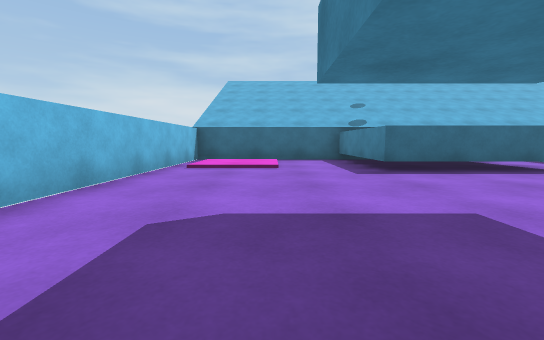
view 1 (above)

17 first-person views from a walk through a scene from a Unity 3-D project. The camera is 0.58 m above the floor, tilts 6° down and sees 90° across. The floor is counted in squares, 1 m on a side. Each view is taken from the middle of a square. On the plan, view 1 faces up. The plan holds only what a view shows up to about 9 squares ahead; the rest is blank. The place goes on beyond the plan. The player is left out. Surface patterns are stand-ins for the level's own textures.

view 2
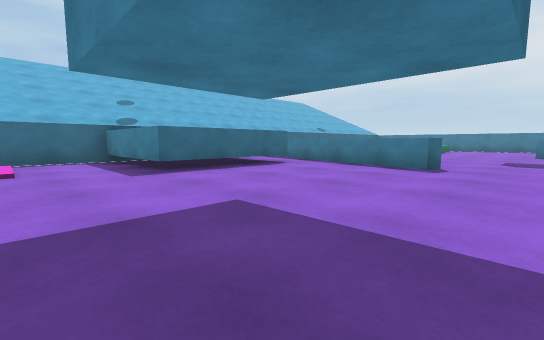

view 3
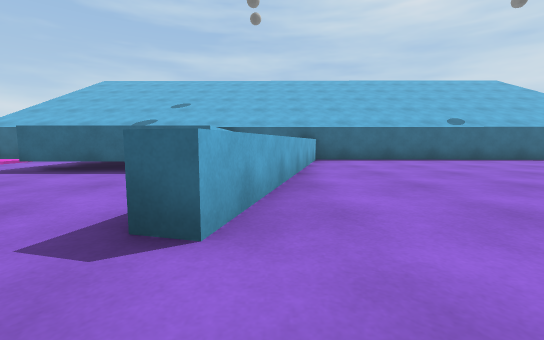

view 4
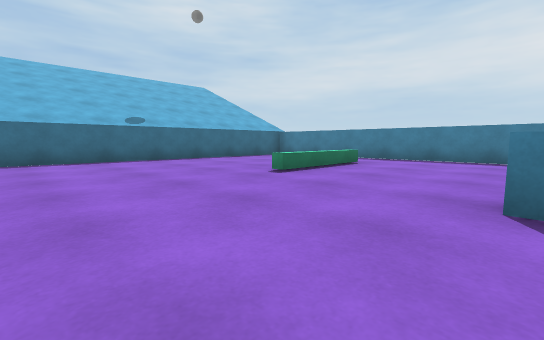

view 5
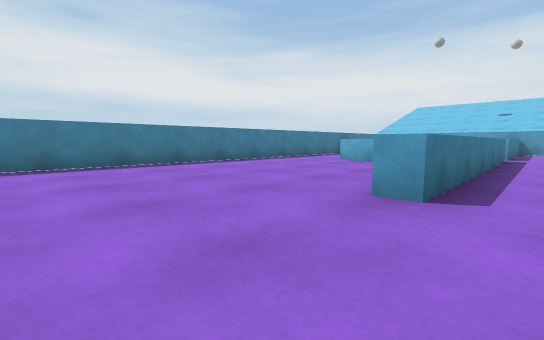

view 6
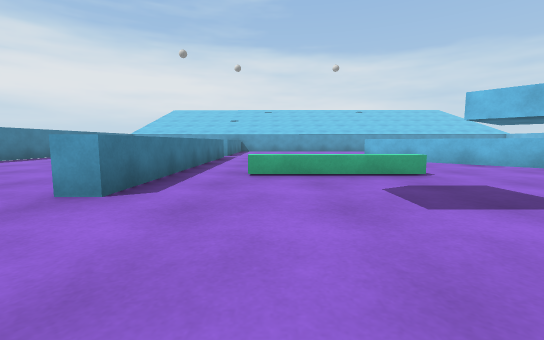

view 7
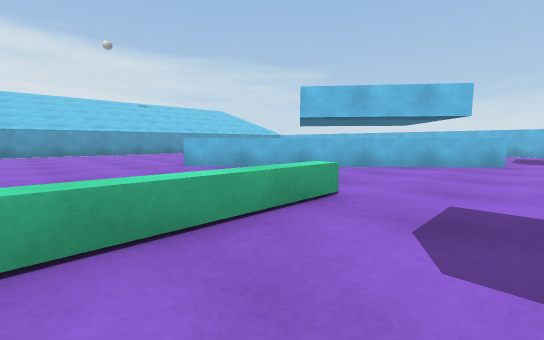

view 8
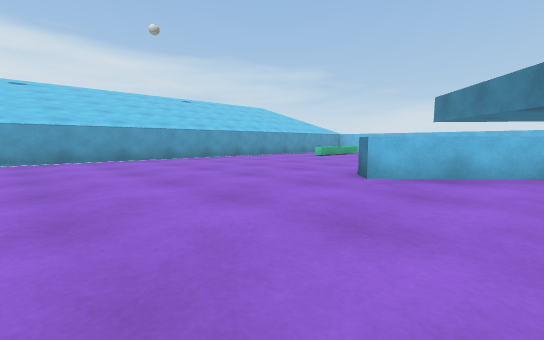

view 9
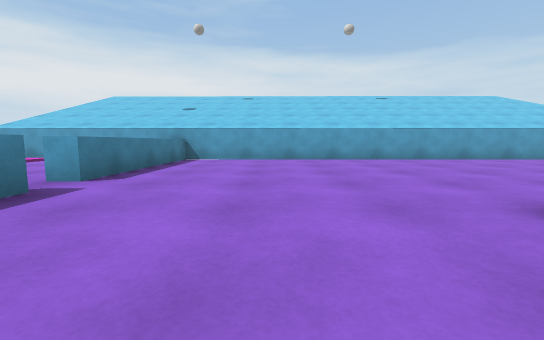

view 10
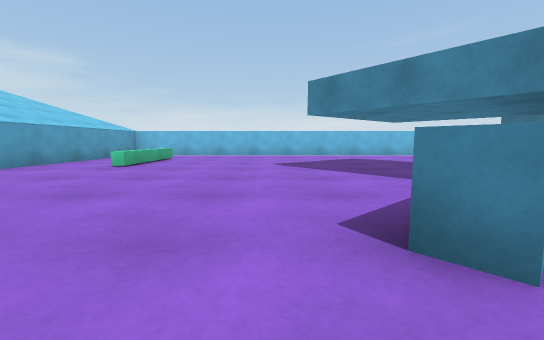

view 11
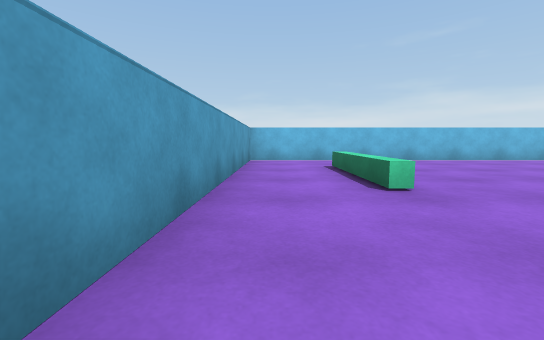

view 12
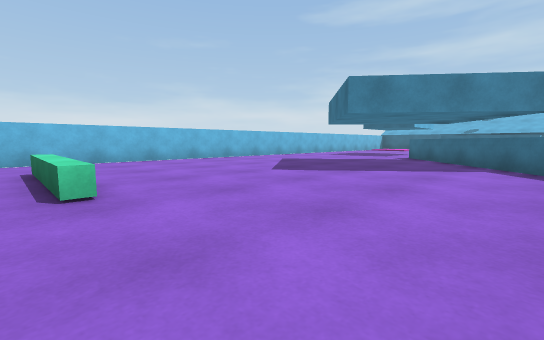

view 13
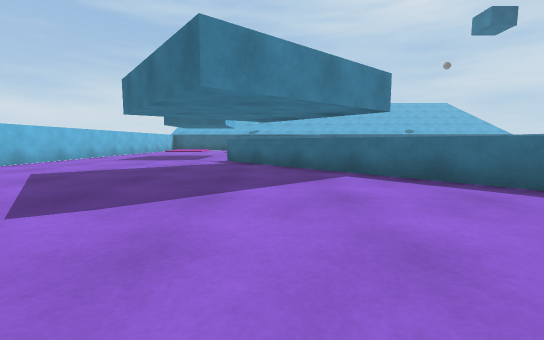

view 14
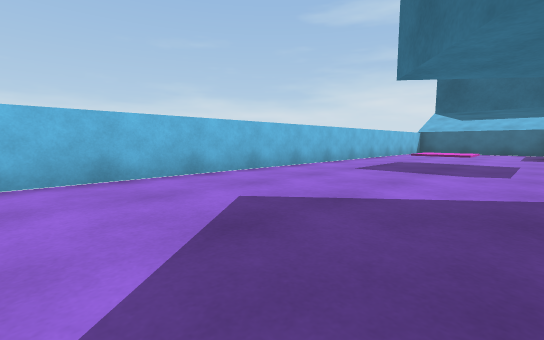

view 15
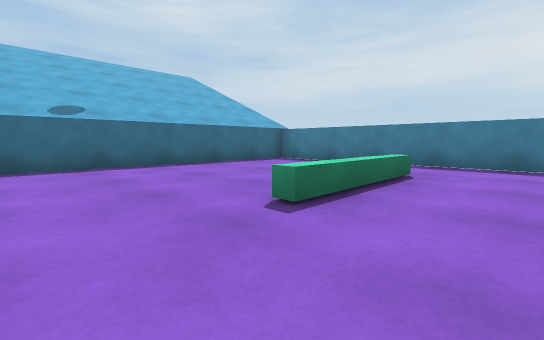

view 16
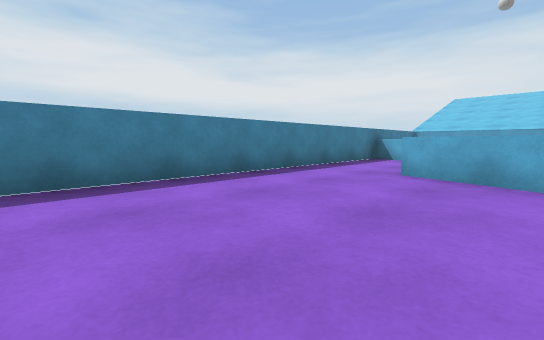

view 17
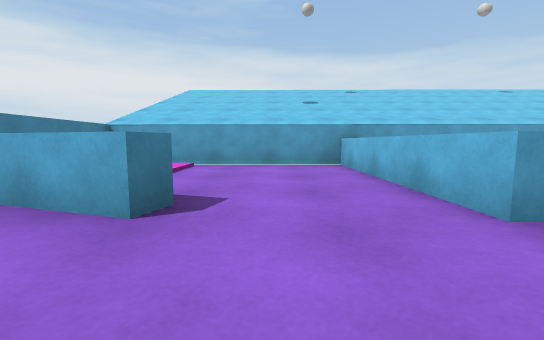

### Floor plan
Key: @ floor where view 1 was taken; # wall or solid block; . main floor; : floor 0.05 m higher than the main floor; / step, stairs or slope; = window, fence, low wall or low ledge; ^ raised ledge.
Columns run from 3 left of view 1 to 19 right of it. Each row starts with its distance up from view 1.
  9 #######   #############
  8 #///.^   ^ ^..........#
  7 #/:/.^   ^.^..........#
  6 #///.^   ^^^........  #
  5 #.....^^^.^........   #
  4 #.........^......^^^..#
  3 #.........^...........#
  2 #........^#...........#
  1 #.....................#
  0 #..@............^.....#
 -1 #.....^.........^.....#
 -2 #.....##....^^^.^.....#
 -3 #......##...   .^ ....#
 -4 #.......##......^ ....#
 -5 #........#^.....^ ^^..#
 -6 #.........^.....^ . ..#
 -7 #...............^.....#
 -8 #...............^..^..#
 -9 #...............^..#^^#
-10 #...............^...  #
-11 #..====.........^...: #
-12 #...............^...: #
-13 #######################

Positions as (right, up) in squares from view 1, and headings:
1: (0, 0), facing up
2: (0, 0), facing up-right
3: (7, 0), facing up
4: (10, 0), facing up-right
5: (12, 3), facing down-right
6: (11, 3), facing down
7: (11, 0), facing down-left
8: (12, -4), facing down-left
9: (10, -4), facing down
10: (9, -7), facing left
11: (6, -12), facing left
12: (6, -11), facing up-left
13: (4, -9), facing up
14: (2, -6), facing up-left
15: (12, 2), facing up-right
16: (15, 0), facing down-right
17: (15, -6), facing down
